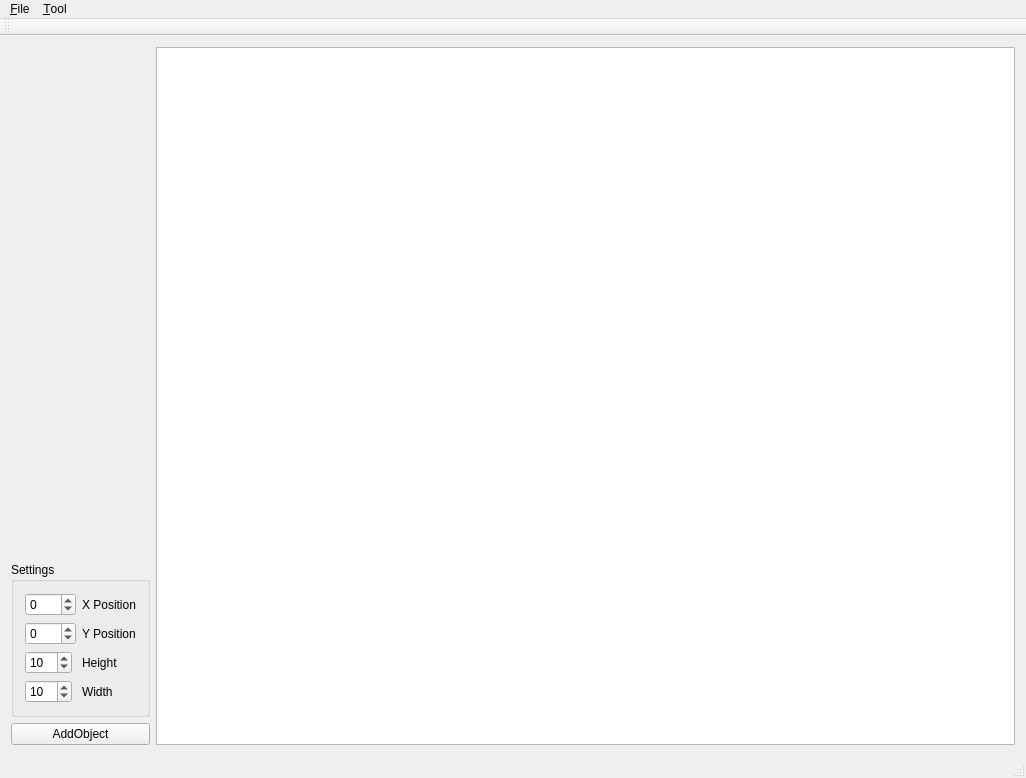
<?xml version="1.0" encoding="UTF-8"?>
<ui version="4.0">
 <class>MainWindow</class>
 <widget class="QMainWindow" name="MainWindow">
  <property name="geometry">
   <rect>
    <x>0</x>
    <y>0</y>
    <width>1026</width>
    <height>778</height>
   </rect>
  </property>
  <property name="windowTitle">
   <string>MainWindow</string>
  </property>
  <widget class="QWidget" name="centralWidget">
   <layout class="QGridLayout" name="gridLayout">
    <item row="0" column="0">
     <layout class="QGridLayout" name="gridLayout_3">
      <item row="1" column="2">
       <layout class="QGridLayout" name="gridLayout_2">
        <item row="5" column="0">
         <layout class="QGridLayout" name="gridLayout_4">
          <item row="1" column="0">
           <widget class="QGroupBox" name="settingsBox">
            <property name="title">
             <string>Settings</string>
            </property>
            <layout class="QHBoxLayout" name="horizontalLayout_2">
             <item>
              <layout class="QFormLayout" name="formLayout">
               <item row="0" column="0">
                <widget class="QSpinBox" name="sb_x_pos">
                 <property name="minimum">
                  <number>-500</number>
                 </property>
                 <property name="maximum">
                  <number>500</number>
                 </property>
                 <property name="singleStep">
                  <number>1</number>
                 </property>
                 <property name="value">
                  <number>0</number>
                 </property>
                </widget>
               </item>
               <item row="0" column="1">
                <widget class="QLabel" name="lb_x_pos">
                 <property name="text">
                  <string>X Position</string>
                 </property>
                </widget>
               </item>
               <item row="1" column="0">
                <widget class="QSpinBox" name="sb_y_pos">
                 <property name="minimum">
                  <number>-500</number>
                 </property>
                 <property name="maximum">
                  <number>500</number>
                 </property>
                 <property name="value">
                  <number>0</number>
                 </property>
                </widget>
               </item>
               <item row="1" column="1">
                <widget class="QLabel" name="lb_y_pos">
                 <property name="text">
                  <string>Y Position</string>
                 </property>
                </widget>
               </item>
               <item row="2" column="0">
                <widget class="QSpinBox" name="sb_width">
                 <property name="maximum">
                  <number>499</number>
                 </property>
                 <property name="value">
                  <number>10</number>
                 </property>
                </widget>
               </item>
               <item row="3" column="1">
                <widget class="QLabel" name="lb_width">
                 <property name="text">
                  <string>Width</string>
                 </property>
                </widget>
               </item>
               <item row="2" column="1">
                <widget class="QLabel" name="lb_height">
                 <property name="text">
                  <string>Height</string>
                 </property>
                </widget>
               </item>
               <item row="3" column="0">
                <widget class="QSpinBox" name="sb_heigth">
                 <property name="maximum">
                  <number>499</number>
                 </property>
                 <property name="value">
                  <number>10</number>
                 </property>
                </widget>
               </item>
              </layout>
             </item>
            </layout>
           </widget>
          </item>
          <item row="2" column="0">
           <widget class="QPushButton" name="pb_AddObject">
            <property name="text">
             <string>AddObject</string>
            </property>
            <property name="checkable">
             <bool>false</bool>
            </property>
           </widget>
          </item>
         </layout>
        </item>
        <item row="0" column="0">
         <widget class="ColorToolSelector" name="colorToolSelector" native="true"/>
        </item>
       </layout>
      </item>
      <item row="0" column="2">
       <widget class="DrawingToolSelector" name="drawingToolSelector" native="true"/>
      </item>
      <item row="0" column="3" rowspan="2">
       <widget class="QGraphicsView" name="graphicsView">
        <property name="cursor" stdset="0">
         <cursorShape>ArrowCursor</cursorShape>
        </property>
        <property name="styleSheet">
         <string notr="true"/>
        </property>
       </widget>
      </item>
     </layout>
    </item>
   </layout>
  </widget>
  <widget class="QMenuBar" name="menuBar">
   <property name="geometry">
    <rect>
     <x>0</x>
     <y>0</y>
     <width>1026</width>
     <height>25</height>
    </rect>
   </property>
   <widget class="QMenu" name="menuFile">
    <property name="title">
     <string>&amp;File</string>
    </property>
    <addaction name="actionOpen"/>
    <addaction name="actionSave"/>
    <addaction name="actionExit"/>
   </widget>
   <widget class="QMenu" name="menuTool">
    <property name="title">
     <string>&amp;Tool</string>
    </property>
    <addaction name="actionSelect_Tool"/>
    <addaction name="separator"/>
    <addaction name="actionRectangle_Tool"/>
    <addaction name="actionCircle_Tool"/>
   </widget>
   <addaction name="menuFile"/>
   <addaction name="menuTool"/>
  </widget>
  <widget class="QToolBar" name="mainToolBar">
   <attribute name="toolBarArea">
    <enum>TopToolBarArea</enum>
   </attribute>
   <attribute name="toolBarBreak">
    <bool>true</bool>
   </attribute>
  </widget>
  <widget class="QStatusBar" name="statusBar"/>
  <action name="actionOpen">
   <property name="text">
    <string>&amp;Open</string>
   </property>
   <property name="shortcut">
    <string>Ctrl+O</string>
   </property>
  </action>
  <action name="actionSave">
   <property name="text">
    <string>&amp;Save</string>
   </property>
   <property name="shortcut">
    <string>Ctrl+S</string>
   </property>
  </action>
  <action name="actionSelect_Tool">
   <property name="checkable">
    <bool>true</bool>
   </property>
   <property name="checked">
    <bool>true</bool>
   </property>
   <property name="icon">
    <iconset resource="Images/selecttool.qrc">
     <normaloff>:/new/prefix1/ic_pan_tool_black_48dp.png</normaloff>:/new/prefix1/ic_pan_tool_black_48dp.png</iconset>
   </property>
   <property name="text">
    <string>S&amp;elect Tool</string>
   </property>
   <property name="shortcut">
    <string>Ctrl+Alt+S</string>
   </property>
  </action>
  <action name="actionCircle_Tool">
   <property name="checkable">
    <bool>true</bool>
   </property>
   <property name="icon">
    <iconset>
     <normalon>:/new/prefix1/ic_fiber_manual_record_black_48dp.png</normalon>
    </iconset>
   </property>
   <property name="text">
    <string>&amp;Circle Tool</string>
   </property>
   <property name="shortcut">
    <string>Ctrl+Alt+C</string>
   </property>
  </action>
  <action name="actionRectangle_Tool">
   <property name="checkable">
    <bool>true</bool>
   </property>
   <property name="icon">
    <iconset>
     <normalon>:/new/prefix1/ic_stop_black_48dp.png</normalon>
    </iconset>
   </property>
   <property name="text">
    <string>&amp;Rectangle Tool</string>
   </property>
   <property name="shortcut">
    <string>Ctrl+Alt+R</string>
   </property>
  </action>
  <action name="actionExit">
   <property name="text">
    <string>&amp;Exit</string>
   </property>
   <property name="shortcut">
    <string>Ctrl+Q</string>
   </property>
  </action>
 </widget>
 <layoutdefault spacing="6" margin="11"/>
 <customwidgets>
  <customwidget>
   <class>DrawingToolSelector</class>
   <extends>QWidget</extends>
   <header location="global">drawingtoolselector.h</header>
   <container>1</container>
  </customwidget>
  <customwidget>
   <class>ColorToolSelector</class>
   <extends>QWidget</extends>
   <header location="global">colortoolselector.h</header>
   <container>1</container>
  </customwidget>
 </customwidgets>
 <resources>
  <include location="Images/selecttool.qrc"/>
 </resources>
 <connections/>
</ui>
